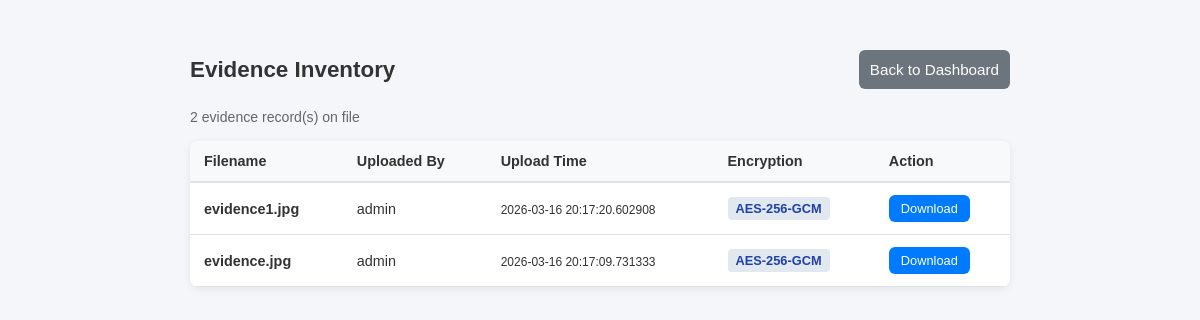
Page /evidence (signed in) on the earlier database version.
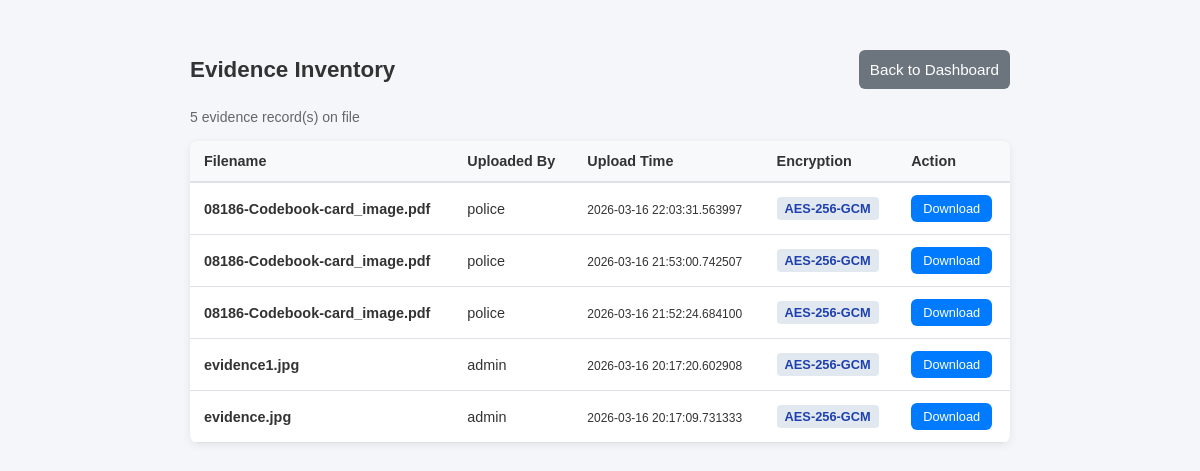
Same page on the later database version.
### tables this page shows
CREATE TABLE evidence(
        id INTEGER PRIMARY KEY AUTOINCREMENT,
        filename TEXT,
        hash TEXT,
        uploaded_by TEXT,
        upload_time TEXT
    , encrypted_filename TEXT, encryption_algo TEXT);

### app.py (the view)
@app.route("/evidence")
@role_required("evidence")
def evidence():
    conn = get_db_connection()
    c = conn.cursor()
    c.execute("""
        SELECT id, filename, uploaded_by, upload_time, encryption_algo
        FROM evidence
        ORDER BY upload_time DESC
    """)
    rows = c.fetchall()
    conn.close()
    evidence_list = []
    for row in rows:
        evidence_list.append({
            "id": row[0],
            "filename": row[1],
            "uploaded_by": row[2],
            "upload_time": row[3],
            "encryption_algo": row[4] or "None"
        })
    return render_template("evidence.html", evidence=evidence_list, user=session["user"], role=session.get("role"))

### app.py (called while the page is built)
def get_db_connection():
    conn = sqlite3.connect(DB, timeout=30)
    conn.execute("PRAGMA busy_timeout = 30000")
    return conn

def role_required(permission):
    def decorator(f):
        @wraps(f)
        def decorated(*args, **kwargs):
            if "user" not in session:
                return redirect("/")
            role = session.get("role", "")
            if permission not in ROLE_PERMISSIONS.get(role, set()):
                write_log(session["user"], "ACCESS_DENIED", status="failure", details=f"Permission: {permission}")
                return render_template("error.html",
                                       message="You do not have permission to access this page."), 403
            return f(*args, **kwargs)
        return decorated
    return decorator

### templates/evidence.html (shortened to what this page needs)
<!DOCTYPE html>
<html>
<head>
    <link rel="stylesheet" href="{{ url_for('static', filename='style.css') }}">
</head>
<body>
<div class="dashboard">
    <div class="dashboard-header">
        <h2>Evidence Inventory</h2>
        <a href="/dashboard"><button class="btn-secondary">Back to Dashboard</button></a>
    </div>
    {% if evidence %}
        <p class="subtitle">{{ evidence|length }} evidence record(s) on file</p>
        <div class="table-container">
            <table class="evidence-table">
                <thead>
                    <tr>
                        <th>Filename</th>
                        <th>Uploaded By</th>
                        <th>Upload Time</th>
                        <th>Encryption</th>
                        <th>Action</th>
                    </tr>
                </thead>
                <tbody>
                    {% for item in evidence %}
                    <tr>
                        <td><strong>{{ item.filename }}</strong></td>
                        <td>{{ item.uploaded_by }}</td>
                        <td><small>{{ item.upload_time }}</small></td>
                        <td><span class="encryption-badge">{{ item.encryption_algo }}</span></td>
                        <td>
                            <a href="/download/{{ item.id }}"><button class="btn-small">Download</button></a>
                        </td>
                    </tr>
                    {% endfor %}
                </tbody>
            </table>
        </div>
    {% else %}
        <div class="alert alert-error">No evidence on file yet.</div>
    {% endif %}
</div>
</body>
</html>

Differences in the rows shown:
added evidence: filename "08186-Codebook-card_image.pdf", uploaded_by "police", upload_time "2026-03-16 22:03:31.563997", encryption_algo "AES-256-GCM"
added evidence: filename "08186-Codebook-card_image.pdf", uploaded_by "police", upload_time "2026-03-16 21:53:00.742507", encryption_algo "AES-256-GCM"
added evidence: filename "08186-Codebook-card_image.pdf", uploaded_by "police", upload_time "2026-03-16 21:52:24.684100", encryption_algo "AES-256-GCM"
Other differences:
{{ evidence|length }}: "2" → "5"
